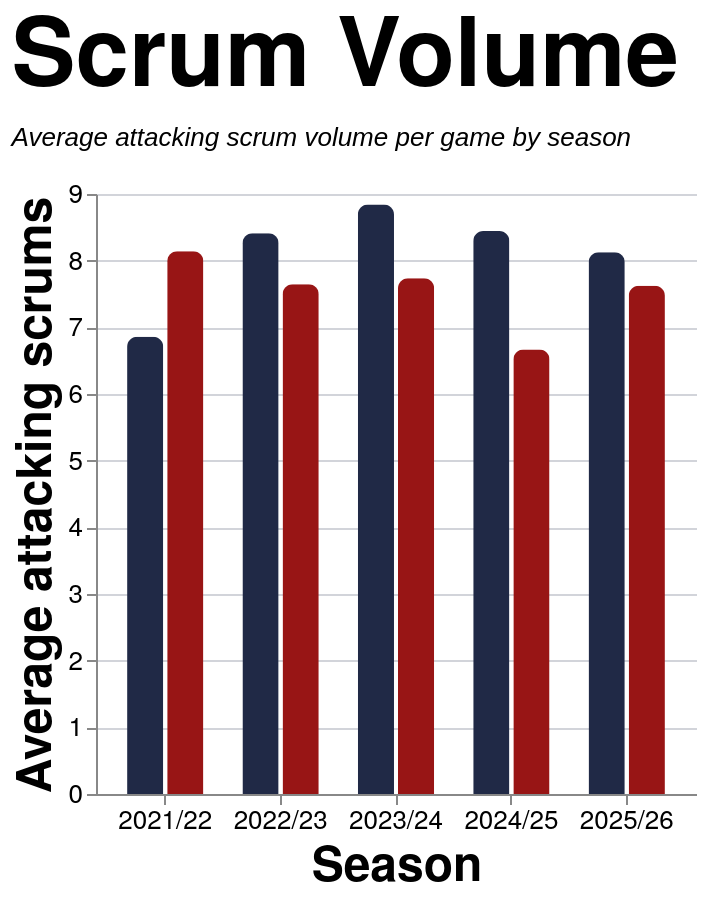

Specify this chart in Vega-Lite:
### Vega-Lite specification from a JSON file in a GitHub repository (floating-point values rounded to 4 significant figures)
{"config": {"axis": {"labelFont": "PT Sans Narrow, Helvetica Neue, Helvetica, Arial, sans-serif", "titleFont": "PT Sans Narrow, Helvetica Neue, Helvetica, Arial, sans-serif", "labelFontSize": 13, "titleFontSize": 24, "gridColor": "#202947", "gridOpacity": 0.2, "zindex": 1}, "text": {"font": "Lato, sans-serif"}, "bar": {"cornerRadiusEnd": 5}, "header": {"labelFont": "PT Sans Narrow, Helvetica Neue, Helvetica, Arial, sans-serif", "titleFont": "PT Sans Narrow, Helvetica Neue, Helvetica, Arial, sans-serif", "labelFontSize": 24, "titleFontSize": 28, "labelFontWeight": "bold", "orient": "left"}, "legend": {"labelFont": "PT Sans Narrow, Helvetica Neue, Helvetica, Arial, sans-serif", "titleFont": "PT Sans Narrow, Helvetica Neue, Helvetica, Arial, sans-serif", "labelFontSize": 14, "titleFontSize": 16, "titlePadding": 5, "fillColor": "white", "strokeColor": "black", "padding": 10, "titleFontWeight": "lighter", "titleFontStyle": "italic", "titleColor": "gray", "offset": 10}, "title": {"font": "PT Sans Narrow, Helvetica Neue, Helvetica, Arial, sans-serif", "fontSize": 48, "fontWeight": "bold", "anchor": "start", "align": "center", "titlePadding": 20, "subtitlePadding": 10, "subtitleFontSize": 13, "subtitleColor": "", "subtitleFontStyle": "italic", "offset": 15, "color": "black"}, "axisX": {"labelAngle": 0}, "facet": {"title": null, "header": null, "align": {"row": "each", "column": "each"}}, "resolve": {"scale": {"y": "independent", "facet": "independent"}}, "background": "transparent", "scale": {"offsetBandPaddingOuter": 0.2, "offsetBandPaddingInner": 0.1}, "view": {"stroke": null, "background": "transparent"}}, "data": {"name": "data-a9fc4badcd8ea3a30a56256a52a77982"}, "mark": {"type": "bar"}, "encoding": {"color": {"field": "team", "legend": null, "scale": {"domain": ["EGRFC", "Opposition"], "range": ["#202946", "#981515"]}, "title": "Team", "type": "nominal"}, "tooltip": [{"field": "set_piece", "title": "Set Piece", "type": "nominal"}, {"field": "season", "title": "Season", "type": "nominal"}, {"field": "team", "title": "Team", "type": "nominal"}, {"field": "avg_attempts", "format": ".2f", "title": "Avg Attempts", "type": "quantitative"}], "x": {"axis": {"labelAngle": 0}, "field": "season", "sort": ["2021/22", "2022/23", "2023/24", "2024/25", "2025/26"], "title": "Season", "type": "nominal"}, "xOffset": {"field": "team", "sort": ["EGRFC", "Opposition"], "type": "nominal"}, "y": {"axis": {"format": ".0f"}, "field": "avg_attempts", "title": "Average attacking scrums", "type": "quantitative"}}, "height": 300, "params": [{"name": "spSquadParam", "value": "1st"}, {"name": "spSeasonParam", "value": "All"}, {"name": "spGameTypeParam", "value": "League + Cup"}], "title": {"text": "Scrum Volume", "subtitle": ["Average attacking scrum volume per game by season"]}, "transform": [{"filter": "datum.squad == spSquadParam && (spSeasonParam == 'All' || datum.season == spSeasonParam) && datum.game_type_mode == spGameTypeParam"}], "width": 300, "$schema": "https://vega.github.io/schema/vega-lite/v5.20.1.json", "datasets": {"data-a9fc4badcd8ea3a30a56256a52a77982": [{"squad": "1st", "season": "2021/22", "team": "EGRFC", "set_piece": "Scrum", "avg_attempts": 7.0, "game_type_mode": "All"}, {"squad": "1st", "season": "2021/22", "team": "Opposition", "set_piece": "Scrum", "avg_attempts": 7.625, "game_type_mode": "All"}, {"squad": "1st", "season": "2022/23", "team": "EGRFC", "set_piece": "Scrum", "avg_attempts": 8.412, "game_type_mode": "All"}, {"squad": "1st", "season": "2022/23", "team": "Opposition", "set_piece": "Scrum", "avg_attempts": 7.647, "game_type_mode": "All"}, {"squad": "1st", "season": "2023/24", "team": "EGRFC", "set_piece": "Scrum", "avg_attempts": 8.857, "game_type_mode": "All"}, {"squad": "1st", "season": "2023/24", "team": "Opposition", "set_piece": "Scrum", "avg_attempts": 7.762, "game_type_mode": "All"}, {"squad": "1st", "season": "2024/25", "team": "EGRFC", "set_piece": "Scrum", "avg_attempts": 8.444, "game_type_mode": "All"}, {"squad": "1st", "season": "2024/25", "team": "Opposition", "set_piece": "Scrum", "avg_attempts": 6.667, "game_type_mode": "All"}, {"squad": "1st", "season": "2025/26", "team": "EGRFC", "set_piece": "Scrum", "avg_attempts": 8.294, "game_type_mode": "All"}, {"squad": "1st", "season": "2025/26", "team": "Opposition", "set_piece": "Scrum", "avg_attempts": 7.824, "game_type_mode": "All"}, {"squad": "2nd", "season": "2021/22", "team": "EGRFC", "set_piece": "Scrum", "avg_attempts": 8.0, "game_type_mode": "All"}, {"squad": "2nd", "season": "2021/22", "team": "Opposition", "set_piece": "Scrum", "avg_attempts": 10.12, "game_type_mode": "All"}, {"squad": "2nd", "season": "2022/23", "team": "EGRFC", "set_piece": "Scrum", "avg_attempts": 8.0, "game_type_mode": "All"}, {"squad": "2nd", "season": "2022/23", "team": "Opposition", "set_piece": "Scrum", "avg_attempts": 7.0, "game_type_mode": "All"}, {"squad": "2nd", "season": "2023/24", "team": "EGRFC", "set_piece": "Scrum", "avg_attempts": 6.857, "game_type_mode": "All"}, {"squad": "2nd", "season": "2023/24", "team": "Opposition", "set_piece": "Scrum", "avg_attempts": 8.714, "game_type_mode": "All"}, {"squad": "2nd", "season": "2024/25", "team": "EGRFC", "set_piece": "Scrum", "avg_attempts": 6.545, "game_type_mode": "All"}, {"squad": "2nd", "season": "2024/25", "team": "Opposition", "set_piece": "Scrum", "avg_attempts": 8.455, "game_type_mode": "All"}, {"squad": "2nd", "season": "2025/26", "team": "EGRFC", "set_piece": "Scrum", "avg_attempts": 8.833, "game_type_mode": "All"}, {"squad": "2nd", "season": "2025/26", "team": "Opposition", "set_piece": "Scrum", "avg_attempts": 9.167, "game_type_mode": "All"}, {"squad": "1st", "season": "2021/22", "team": "EGRFC", "set_piece": "Scrum", "avg_attempts": 6.857, "game_type_mode": "League + Cup"}, {"squad": "1st", "season": "2021/22", "team": "Opposition", "set_piece": "Scrum", "avg_attempts": 8.143, "game_type_mode": "League + Cup"}, {"squad": "1st", "season": "2022/23", "team": "EGRFC", "set_piece": "Scrum", "avg_attempts": 8.412, "game_type_mode": "League + Cup"}, {"squad": "1st", "season": "2022/23", "team": "Opposition", "set_piece": "Scrum", "avg_attempts": 7.647, "game_type_mode": "League + Cup"}, {"squad": "1st", "season": "2023/24", "team": "EGRFC", "set_piece": "Scrum", "avg_attempts": 8.842, "game_type_mode": "League + Cup"}, {"squad": "1st", "season": "2023/24", "team": "Opposition", "set_piece": "Scrum", "avg_attempts": 7.737, "game_type_mode": "League + Cup"}, {"squad": "1st", "season": "2024/25", "team": "EGRFC", "set_piece": "Scrum", "avg_attempts": 8.444, "game_type_mode": "League + Cup"}, {"squad": "1st", "season": "2024/25", "team": "Opposition", "set_piece": "Scrum", "avg_attempts": 6.667, "game_type_mode": "League + Cup"}, {"squad": "1st", "season": "2025/26", "team": "EGRFC", "set_piece": "Scrum", "avg_attempts": 8.125, "game_type_mode": "League + Cup"}, {"squad": "1st", "season": "2025/26", "team": "Opposition", "set_piece": "Scrum", "avg_attempts": 7.625, "game_type_mode": "League + Cup"}, {"squad": "2nd", "season": "2021/22", "team": "EGRFC", "set_piece": "Scrum", "avg_attempts": 7.833, "game_type_mode": "League + Cup"}, {"squad": "2nd", "season": "2021/22", "team": "Opposition", "set_piece": "Scrum", "avg_attempts": 10.0, "game_type_mode": "League + Cup"}, {"squad": "2nd", "season": "2022/23", "team": "EGRFC", "set_piece": "Scrum", "avg_attempts": 8.0, "game_type_mode": "League + Cup"}, {"squad": "2nd", "season": "2022/23", "team": "Opposition", "set_piece": "Scrum", "avg_attempts": 7.0, "game_type_mode": "League + Cup"}, {"squad": "2nd", "season": "2023/24", "team": "EGRFC", "set_piece": "Scrum", "avg_attempts": 6.8, "game_type_mode": "League + Cup"}, {"squad": "2nd", "season": "2023/24", "team": "Opposition", "set_piece": "Scrum", "avg_attempts": 9.4, "game_type_mode": "League + Cup"}, {"squad": "2nd", "season": "2024/25", "team": "EGRFC", "set_piece": "Scrum", "avg_attempts": 6.667, "game_type_mode": "League + Cup"}, {"squad": "2nd", "season": "2024/25", "team": "Opposition", "set_piece": "Scrum", "avg_attempts": 8.667, "game_type_mode": "League + Cup"}, {"squad": "2nd", "season": "2025/26", "team": "EGRFC", "set_piece": "Scrum", "avg_attempts": 8.833, "game_type_mode": "League + Cup"}, {"squad": "2nd", "season": "2025/26", "team": "Opposition", "set_piece": "Scrum", "avg_attempts": 9.167, "game_type_mode": "League + Cup"}, {"squad": "1st", "season": "2021/22", "team": "EGRFC", "set_piece": "Scrum", "avg_attempts": 5.4, "game_type_mode": "League only"}, {"squad": "1st", "season": "2021/22", "team": "Opposition", "set_piece": "Scrum", "avg_attempts": 7.2, "game_type_mode": "League only"}, {"squad": "1st", "season": "2022/23", "team": "EGRFC", "set_piece": "Scrum", "avg_attempts": 8.733, "game_type_mode": "League only"}, {"squad": "1st", "season": "2022/23", "team": "Opposition", "set_piece": "Scrum", "avg_attempts": 8.067, "game_type_mode": "League only"}, {"squad": "1st", "season": "2023/24", "team": "EGRFC", "set_piece": "Scrum", "avg_attempts": 8.529, "game_type_mode": "League only"}, {"squad": "1st", "season": "2023/24", "team": "Opposition", "set_piece": "Scrum", "avg_attempts": 8.118, "game_type_mode": "League only"}, {"squad": "1st", "season": "2024/25", "team": "EGRFC", "set_piece": "Scrum", "avg_attempts": 8.588, "game_type_mode": "League only"}, {"squad": "1st", "season": "2024/25", "team": "Opposition", "set_piece": "Scrum", "avg_attempts": 6.647, "game_type_mode": "League only"}, {"squad": "1st", "season": "2025/26", "team": "EGRFC", "set_piece": "Scrum", "avg_attempts": 7.867, "game_type_mode": "League only"}, {"squad": "1st", "season": "2025/26", "team": "Opposition", "set_piece": "Scrum", "avg_attempts": 7.667, "game_type_mode": "League only"}, {"squad": "2nd", "season": "2021/22", "team": "EGRFC", "set_piece": "Scrum", "avg_attempts": 7.833, "game_type_mode": "League only"}, {"squad": "2nd", "season": "2021/22", "team": "Opposition", "set_piece": "Scrum", "avg_attempts": 10.0, "game_type_mode": "League only"}, {"squad": "2nd", "season": "2022/23", "team": "EGRFC", "set_piece": "Scrum", "avg_attempts": 8.0, "game_type_mode": "League only"}, {"squad": "2nd", "season": "2022/23", "team": "Opposition", "set_piece": "Scrum", "avg_attempts": 7.0, "game_type_mode": "League only"}, {"squad": "2nd", "season": "2023/24", "team": "EGRFC", "set_piece": "Scrum", "avg_attempts": 6.8, "game_type_mode": "League only"}, {"squad": "2nd", "season": "2023/24", "team": "Opposition", "set_piece": "Scrum", "avg_attempts": 9.4, "game_type_mode": "League only"}, {"squad": "2nd", "season": "2024/25", "team": "EGRFC", "set_piece": "Scrum", "avg_attempts": 6.667, "game_type_mode": "League only"}, {"squad": "2nd", "season": "2024/25", "team": "Opposition", "set_piece": "Scrum", "avg_attempts": 8.667, "game_type_mode": "League only"}, {"squad": "2nd", "season": "2025/26", "team": "EGRFC", "set_piece": "Scrum", "avg_attempts": 8.833, "game_type_mode": "League only"}, {"squad": "2nd", "season": "2025/26", "team": "Opposition", "set_piece": "Scrum", "avg_attempts": 9.167, "game_type_mode": "League only"}]}}
